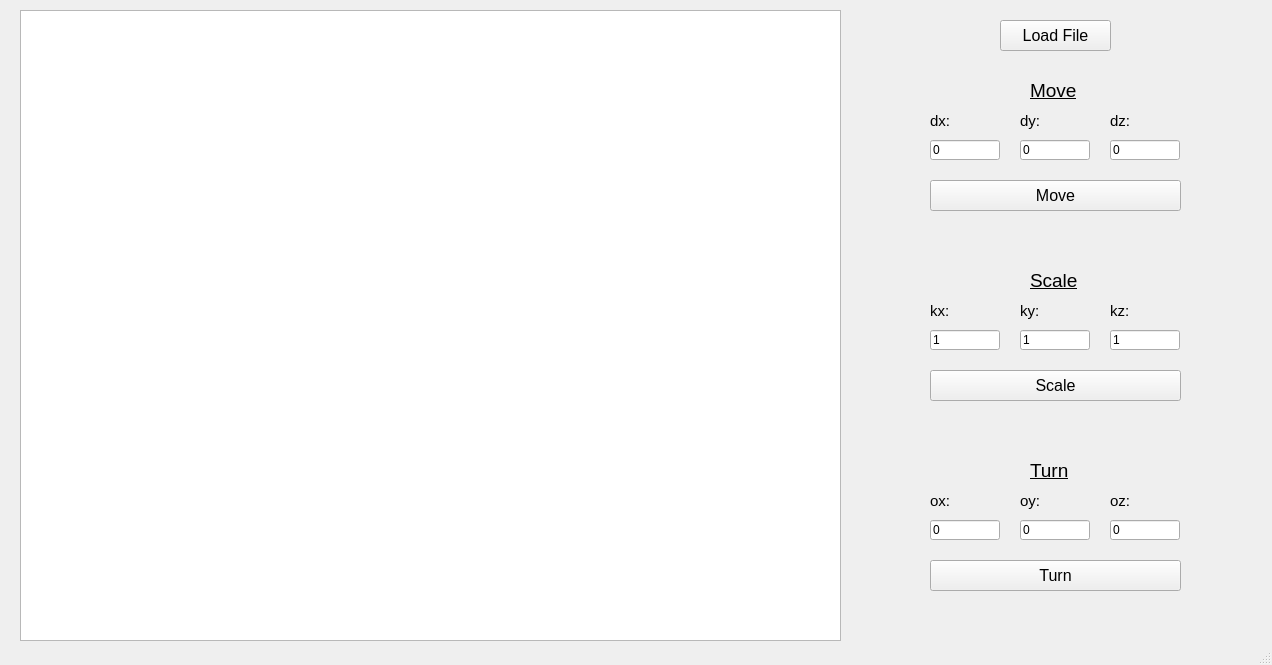
<?xml version="1.0" encoding="UTF-8"?>
<ui version="4.0">
 <class>MainWindow</class>
 <widget class="QMainWindow" name="MainWindow">
  <property name="geometry">
   <rect>
    <x>0</x>
    <y>0</y>
    <width>1272</width>
    <height>665</height>
   </rect>
  </property>
  <property name="windowTitle">
   <string>ООП 3D Каркас</string>
  </property>
  <widget class="QWidget" name="centralWidget">
   <widget class="QGraphicsView" name="graphicsView">
    <property name="geometry">
     <rect>
      <x>20</x>
      <y>10</y>
      <width>821</width>
      <height>631</height>
     </rect>
    </property>
   </widget>
   <widget class="QPushButton" name="actionOpen">
    <property name="geometry">
     <rect>
      <x>1000</x>
      <y>20</y>
      <width>111</width>
      <height>31</height>
     </rect>
    </property>
    <property name="font">
     <font>
      <pointsize>12</pointsize>
     </font>
    </property>
    <property name="text">
     <string>Load File</string>
    </property>
   </widget>
   <widget class="QPushButton" name="button_Turn">
    <property name="geometry">
     <rect>
      <x>930</x>
      <y>560</y>
      <width>251</width>
      <height>31</height>
     </rect>
    </property>
    <property name="font">
     <font>
      <pointsize>12</pointsize>
     </font>
    </property>
    <property name="text">
     <string>Turn</string>
    </property>
   </widget>
   <widget class="QLineEdit" name="lineEdit_TurnX">
    <property name="geometry">
     <rect>
      <x>930</x>
      <y>520</y>
      <width>70</width>
      <height>20</height>
     </rect>
    </property>
    <property name="text">
     <string>0</string>
    </property>
   </widget>
   <widget class="QLineEdit" name="lineEdit_TurnY">
    <property name="geometry">
     <rect>
      <x>1020</x>
      <y>520</y>
      <width>70</width>
      <height>20</height>
     </rect>
    </property>
    <property name="text">
     <string>0</string>
    </property>
   </widget>
   <widget class="QLineEdit" name="lineEdit_TurnZ">
    <property name="geometry">
     <rect>
      <x>1110</x>
      <y>520</y>
      <width>70</width>
      <height>20</height>
     </rect>
    </property>
    <property name="text">
     <string>0</string>
    </property>
   </widget>
   <widget class="QLabel" name="label_TurnX">
    <property name="geometry">
     <rect>
      <x>930</x>
      <y>490</y>
      <width>45</width>
      <height>21</height>
     </rect>
    </property>
    <property name="font">
     <font>
      <pointsize>11</pointsize>
     </font>
    </property>
    <property name="text">
     <string>ox:</string>
    </property>
   </widget>
   <widget class="QLabel" name="label_TurnY">
    <property name="geometry">
     <rect>
      <x>1020</x>
      <y>490</y>
      <width>45</width>
      <height>21</height>
     </rect>
    </property>
    <property name="font">
     <font>
      <pointsize>11</pointsize>
     </font>
    </property>
    <property name="text">
     <string>oy:</string>
    </property>
   </widget>
   <widget class="QLabel" name="label_TurnZ">
    <property name="geometry">
     <rect>
      <x>1110</x>
      <y>490</y>
      <width>45</width>
      <height>21</height>
     </rect>
    </property>
    <property name="font">
     <font>
      <pointsize>11</pointsize>
     </font>
    </property>
    <property name="text">
     <string>oz:</string>
    </property>
   </widget>
   <widget class="QPushButton" name="button_Scale">
    <property name="geometry">
     <rect>
      <x>930</x>
      <y>370</y>
      <width>251</width>
      <height>31</height>
     </rect>
    </property>
    <property name="font">
     <font>
      <pointsize>12</pointsize>
     </font>
    </property>
    <property name="text">
     <string>Scale</string>
    </property>
   </widget>
   <widget class="QLineEdit" name="lineEdit_ScaleX">
    <property name="geometry">
     <rect>
      <x>930</x>
      <y>330</y>
      <width>70</width>
      <height>20</height>
     </rect>
    </property>
    <property name="text">
     <string>1</string>
    </property>
   </widget>
   <widget class="QLineEdit" name="lineEdit_ScaleY">
    <property name="geometry">
     <rect>
      <x>1020</x>
      <y>330</y>
      <width>70</width>
      <height>20</height>
     </rect>
    </property>
    <property name="text">
     <string>1</string>
    </property>
   </widget>
   <widget class="QLineEdit" name="lineEdit_ScaleZ">
    <property name="geometry">
     <rect>
      <x>1110</x>
      <y>330</y>
      <width>70</width>
      <height>20</height>
     </rect>
    </property>
    <property name="text">
     <string>1</string>
    </property>
   </widget>
   <widget class="QLabel" name="label_ScaleZ">
    <property name="geometry">
     <rect>
      <x>1110</x>
      <y>300</y>
      <width>45</width>
      <height>21</height>
     </rect>
    </property>
    <property name="font">
     <font>
      <pointsize>11</pointsize>
     </font>
    </property>
    <property name="text">
     <string>kz:</string>
    </property>
   </widget>
   <widget class="QLabel" name="label_ScaleY">
    <property name="geometry">
     <rect>
      <x>1020</x>
      <y>300</y>
      <width>45</width>
      <height>21</height>
     </rect>
    </property>
    <property name="font">
     <font>
      <pointsize>11</pointsize>
     </font>
    </property>
    <property name="text">
     <string>ky:</string>
    </property>
   </widget>
   <widget class="QLabel" name="label_ScaleX">
    <property name="geometry">
     <rect>
      <x>930</x>
      <y>300</y>
      <width>45</width>
      <height>21</height>
     </rect>
    </property>
    <property name="font">
     <font>
      <pointsize>11</pointsize>
     </font>
    </property>
    <property name="text">
     <string>kx:</string>
    </property>
   </widget>
   <widget class="QPushButton" name="button_Move">
    <property name="geometry">
     <rect>
      <x>930</x>
      <y>180</y>
      <width>251</width>
      <height>31</height>
     </rect>
    </property>
    <property name="font">
     <font>
      <pointsize>12</pointsize>
     </font>
    </property>
    <property name="text">
     <string>Move</string>
    </property>
   </widget>
   <widget class="QLineEdit" name="lineEdit_MoveZ">
    <property name="geometry">
     <rect>
      <x>1110</x>
      <y>140</y>
      <width>70</width>
      <height>20</height>
     </rect>
    </property>
    <property name="text">
     <string>0</string>
    </property>
   </widget>
   <widget class="QLineEdit" name="lineEdit_MoveY">
    <property name="geometry">
     <rect>
      <x>1020</x>
      <y>140</y>
      <width>70</width>
      <height>20</height>
     </rect>
    </property>
    <property name="text">
     <string>0</string>
    </property>
   </widget>
   <widget class="QLineEdit" name="lineEdit_MoveX">
    <property name="geometry">
     <rect>
      <x>930</x>
      <y>140</y>
      <width>70</width>
      <height>20</height>
     </rect>
    </property>
    <property name="text">
     <string>0</string>
    </property>
   </widget>
   <widget class="QLabel" name="label_MoveY">
    <property name="geometry">
     <rect>
      <x>1020</x>
      <y>110</y>
      <width>45</width>
      <height>21</height>
     </rect>
    </property>
    <property name="font">
     <font>
      <pointsize>11</pointsize>
     </font>
    </property>
    <property name="text">
     <string>dy:</string>
    </property>
   </widget>
   <widget class="QLabel" name="label_MoveZ">
    <property name="geometry">
     <rect>
      <x>1110</x>
      <y>110</y>
      <width>45</width>
      <height>21</height>
     </rect>
    </property>
    <property name="font">
     <font>
      <pointsize>11</pointsize>
     </font>
    </property>
    <property name="text">
     <string>dz:</string>
    </property>
   </widget>
   <widget class="QLabel" name="label_MoveX">
    <property name="geometry">
     <rect>
      <x>930</x>
      <y>110</y>
      <width>45</width>
      <height>21</height>
     </rect>
    </property>
    <property name="font">
     <font>
      <pointsize>11</pointsize>
     </font>
    </property>
    <property name="text">
     <string>dx:</string>
    </property>
   </widget>
   <widget class="QLabel" name="label">
    <property name="geometry">
     <rect>
      <x>1030</x>
      <y>80</y>
      <width>61</width>
      <height>21</height>
     </rect>
    </property>
    <property name="font">
     <font>
      <pointsize>14</pointsize>
      <underline>true</underline>
     </font>
    </property>
    <property name="text">
     <string>Move</string>
    </property>
   </widget>
   <widget class="QLabel" name="label_2">
    <property name="geometry">
     <rect>
      <x>1030</x>
      <y>270</y>
      <width>61</width>
      <height>21</height>
     </rect>
    </property>
    <property name="font">
     <font>
      <pointsize>14</pointsize>
      <underline>true</underline>
     </font>
    </property>
    <property name="text">
     <string>Scale</string>
    </property>
   </widget>
   <widget class="QLabel" name="label_3">
    <property name="geometry">
     <rect>
      <x>1030</x>
      <y>460</y>
      <width>51</width>
      <height>21</height>
     </rect>
    </property>
    <property name="font">
     <font>
      <pointsize>14</pointsize>
      <underline>true</underline>
     </font>
    </property>
    <property name="text">
     <string>Turn</string>
    </property>
   </widget>
  </widget>
  <widget class="QStatusBar" name="statusBar"/>
 </widget>
 <layoutdefault spacing="6" margin="11"/>
 <resources/>
 <connections/>
</ui>
